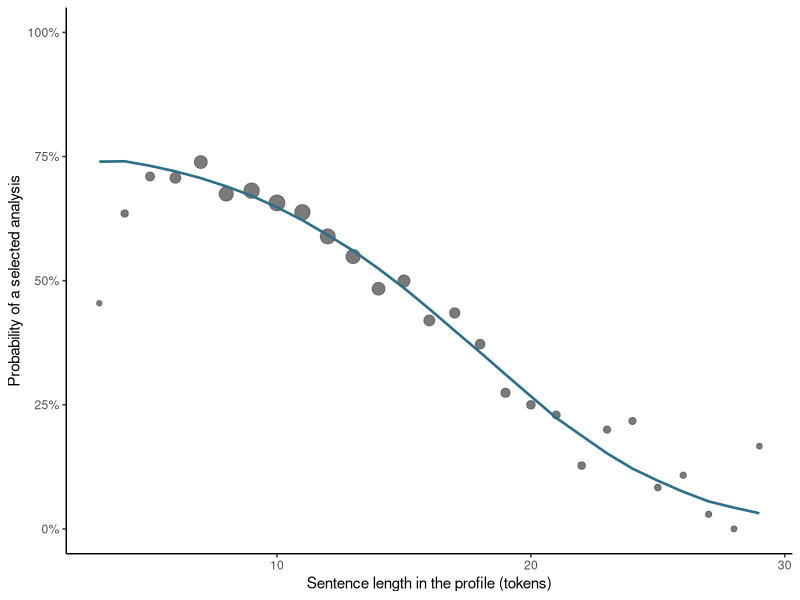

This chart was generated by the following R code:
## ---- chunk 1
#| label: load-jacy-mechanisms
#| message: false
#| warning: false

jacy <- utils::read.csv(
  "data/jacy-mrs/tanaka-selection.csv",
  check.names = FALSE
)

jacy$selected <- as.integer(jacy$preferred_analysis_count > 0L)
jacy$length_z <- as.numeric(scale(jacy$item_length))

stopifnot(
  nrow(jacy) == 15000L,
  !anyDuplicated(paste(jacy$profile, jacy$item_id, sep = "::")),
  sum(jacy$selected) == 8670L,
  sum(jacy$parse_readings == -1L) == 318L
)
## ---- chunk 2
#| label: fit-jacy-mechanisms

profile_only <- stats::glm(
  selected ~ profile,
  family = stats::binomial(),
  data = jacy
)

linear_length_model <- stats::glm(
  selected ~ length_z + profile,
  family = stats::binomial(),
  data = jacy
)

length_model <- stats::glm(
  selected ~ length_z + I(length_z^2) + profile,
  family = stats::binomial(),
  data = jacy
)

length_test <- stats::anova(
  profile_only,
  length_model,
  test = "LRT"
)

curvature_test <- stats::anova(
  linear_length_model,
  length_model,
  test = "LRT"
)

length_terms <- data.frame(
  term = c("Standardized length", "Squared standardized length"),
  estimate = stats::coef(length_model)[c("length_z", "I(length_z^2)")],
  row.names = NULL
)

model_comparison <- data.frame(
  comparison = c(
    "Profile only -> linear plus squared length",
    "Linear length -> squared length"
  ),
  degrees_of_freedom = c(length_test$Df[2], curvature_test$Df[2]),
  deviance_reduction = c(length_test$Deviance[2], curvature_test$Deviance[2])
)

stopifnot(
  abs(length_terms$estimate[1] - (-0.56974)) < 1e-4,
  abs(length_terms$estimate[2] - (-0.112317)) < 1e-4,
  abs(model_comparison$deviance_reduction[1] - 1271.390) < 0.01
)

length_terms
model_comparison
## ---- chunk 3
#| label: plot-jacy-mechanisms
#| fig-width: 6.4
#| fig-height: 4

jacy$fitted_probability <- stats::predict(
  length_model,
  type = "response"
)

raw_by_length <- stats::aggregate(
  selected ~ item_length,
  jacy,
  function(x) c(items = length(x), probability = mean(x))
)
raw_by_length <- data.frame(
  item_length = raw_by_length$item_length,
  items = raw_by_length$selected[, "items"],
  raw_probability = raw_by_length$selected[, "probability"]
)

fitted_by_length <- stats::aggregate(
  fitted_probability ~ item_length,
  jacy,
  mean
)

length_plot_data <- merge(
  raw_by_length,
  fitted_by_length,
  by = "item_length",
  all.x = TRUE,
  sort = TRUE
)
length_plot_data <- subset(length_plot_data, items >= 20L)

ggplot2::ggplot(
  length_plot_data,
  ggplot2::aes(item_length, raw_probability)
) +
  ggplot2::geom_point(
    ggplot2::aes(size = items),
    color = "grey35",
    alpha = 0.8 # dqr-allow: algorithm-setting
  ) +
  ggplot2::geom_line(
    ggplot2::aes(y = fitted_probability),
    color = "#2B6F8A",
    linewidth = 0.9
  ) +
  ggplot2::scale_y_continuous(
    limits = c(0, 1),
    labels = scales::label_percent(accuracy = 1) # dqr-allow: algorithm-setting
  ) +
  ggplot2::scale_size_continuous(range = c(1.5, 5), guide = "none") +
  ggplot2::labs(
    x = "Sentence length in the profile (tokens)",
    y = "Probability of a selected analysis"
  ) +
  ggplot2::theme_classic(base_size = 11)
